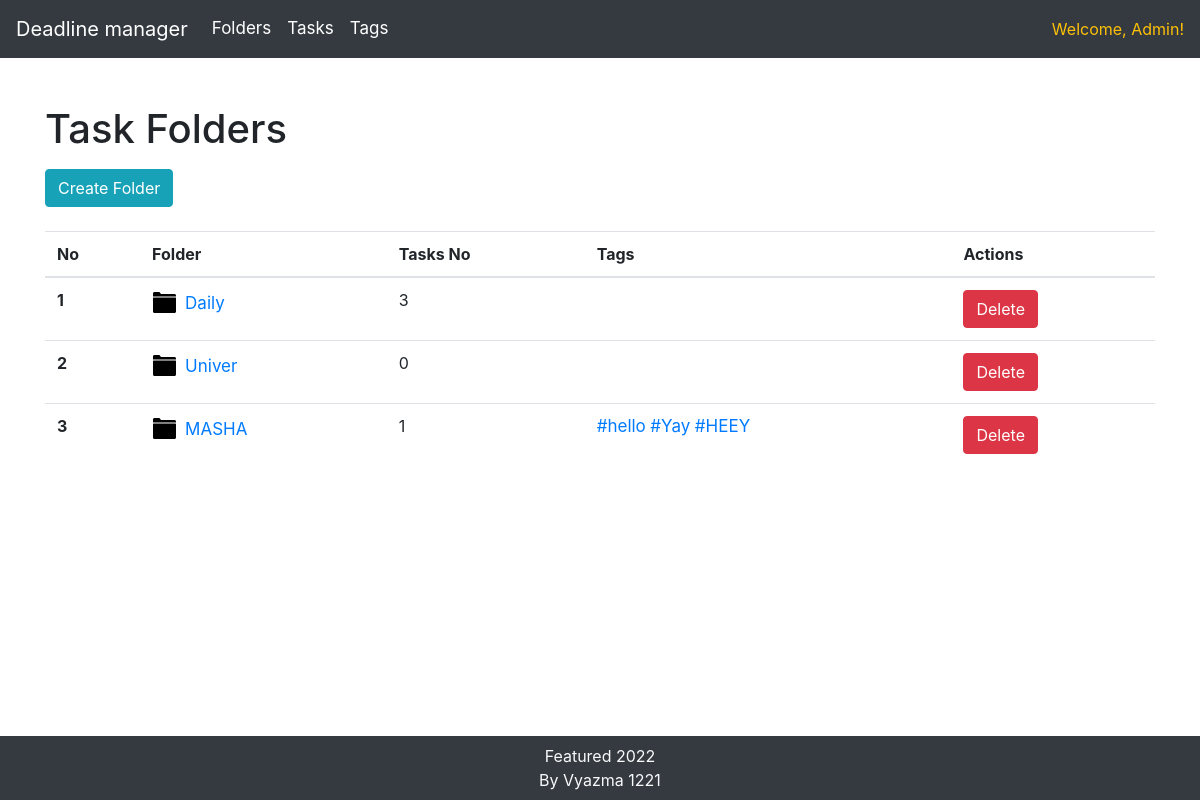
The page /tasks/task-folders/ (signed in) on the database its author committed.
### tasks/models.py (models this page shows, shortened)
class TaskFolder(models.Model):
    title = models.CharField(max_length=300)
    tags = models.ManyToManyField(Tag, blank=True)
    user = models.ForeignKey(User, on_delete=models.CASCADE, default=None)

class Tag(models.Model):
    title = models.CharField(max_length=300)
    user = models.ForeignKey(User, on_delete=models.CASCADE, default=None)
    def __str__(self):
        return self.title

### tasks/views.py (the view, shortened to what this page needs)
# urls.py: path("task-folders/", views.all_folders, name="task_folders"),
def all_folders(request):
	if request.user.is_authenticated:
		if request.GET.get('tag'):
			task_folders = TaskFolder.objects.filter(user=request.user, tags__title__in=[request.GET.get('tag')]).annotate(number_of_tasks=Count('task'))
		else:
			task_folders = TaskFolder.objects.filter(user=request.user).annotate(number_of_tasks=Count('task'))
		task_folder_form = TaskFolderForm()
		return render(request=request, template_name="task_folders.html", context={"task_folders":task_folders, "form": task_folder_form})
	return redirect("login")

### templates/task_folders.html (shortened to what this page needs)
{% extends "main.html" %}
{% block content %}
{% load crispy_forms_tags %}
<div class="container py-5 ">
    <h1 class="mb-3">Task Folders</h1>
    <button id="open_form" class="btn btn-info mb-4">Create Folder</button>
    <div>
        <table class="table mb-4">
            <thead>
                <tr>
                  <th scope="col">No</th>
                  <th scope="col">Folder</th>
                  <th scope="col">Tasks No</th>
                  <th scope="col">Tags</th>
                  <th scope="col">Actions</th>
                </tr>
            </thead>
            <tbody>
                {% for folder in task_folders %}
                <tr>
                  <th scope="row">{{forloop.counter}}</th>
                  <td>
                    <a class="d-flex align-items-center" href='{% url "tasks_by_folder" task_folder=folder.id %}'>
                    {{folder.title}}
                    </a>
                  </td>
                  <td>{{folder.number_of_tasks}}</td>
                  <td>
                      {% for tag in folder.tags.all %}
                        <a href="{% url 'task_folders' %}?tag={{tag.title}}">#{{tag.title}}</a>
                      {% endfor %}
                    </td>
                  <td>
                    <button type="submit" data-id="{{folder.id}}" class="btn btn-danger">Delete</button>
                  </td>
                </tr>
                {% endfor %}
            </tbody>
        </table>
    </div>
</div>
{% endblock %}

### templates/main.html (shortened to what this page needs)
<html lang="en">
<head>
  <link rel="stylesheet" href="https://cdn.jsdelivr.net/npm/bootstrap@4.1.3/dist/css/bootstrap.min.css">
</head>
<body>
  <nav class="fixed-top navbar navbar-expand-lg navbar-dark bg-dark">
    <a class="navbar-brand" href="{% url 'index' %}">Deadline manager</a>
    <div class="collapse navbar-collapse" id="navbarNav">
      <ul class="navbar-nav">
        <li class="nav-item active">
          <a class="nav-link" href="{% url 'task_folders' %}">Folders</a>
        </li>
        <li class="nav-item active">
          <a class="nav-link" href="{% url 'all_tasks' %}">Tasks</a>
        </li>
        <li class="nav-item active">
          <a class="nav-link" href="{% url 'all_tags' %}">Tags</a>
        </li>
      </ul>
      {% if request.user.is_authenticated %}
        <span class="ml-auto active text-warning">
          Welcome, {{request.user.username}}!
        </span>
      {% else %}
      <a href="{% url 'login' %}" class="ml-auto active text-warning">
        Login! :)
      </a>
      {% endif %}
    </div>
  </nav>
  <div id="content_wrapper">
    {% block content %}
    {% endblock %}
  </div>
  <footer class="fixed-bottom text-light navbar-dark bg-dark d-flex flex-column justify-content-center align-items-center py-2">
    <span>Featured 2022</span>
    <span>By Vyazma 1221</span>
  </footer>
</body>
</html>

### templates/task_folders.html (style rules this page uses)
a { text-decoration: none; font-size: 17px; }

### templates/main.html (style rules this page uses)
ul { list-style-type: none; padding: 0; }

### rows shown on the page
TaskFolder: title "Daily", number_of_tasks "3"
TaskFolder: title "Univer", number_of_tasks "0"
TaskFolder: title "MASHA", number_of_tasks "1"
Tag: title "hello"
Tag: title "Yay"
Tag: title "HEEY"

### other values the page prints
{{ request.user.username }} "Admin"
